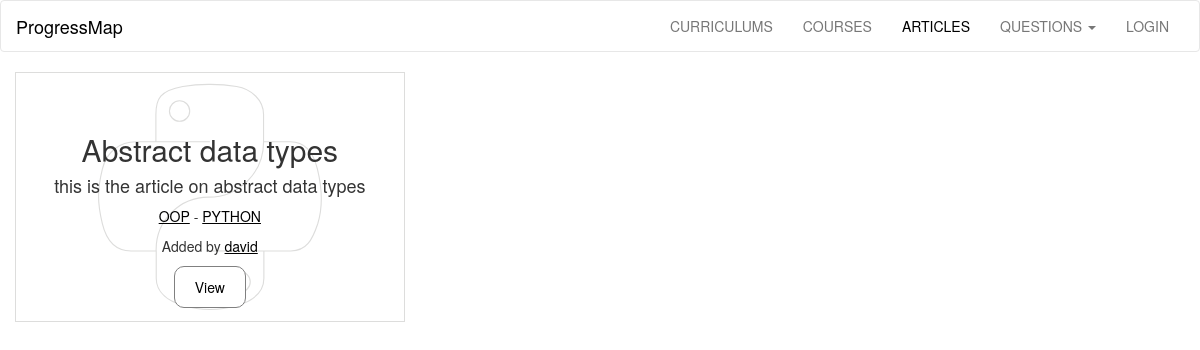
The app's page /articles/ with its own data.
### progressMap/models.py (models this page shows, shortened)
class Articles(db.Model):
	id  = db.Column(db.Integer, primary_key = True)
	title = db.Column(db.String(300), nullable=False)
	description = db.Column(db.Text, nullable=False)
	questions = db.relationship('Questions', backref='article', lazy='dynamic')
	user_id = db.Column(db.Integer, db.ForeignKey('user.id'), nullable=False)
	course_id = db.Column(db.Integer, db.ForeignKey('courses.id'), nullable=False)
	curriculum_id = db.Column(db.Integer, db.ForeignKey('curriculums.id'), nullable=False)

class Courses(db.Model):
	id  = db.Column(db.Integer, primary_key = True)
	title = db.Column(db.String(300), nullable=False)
	description = db.Column(db.Text, nullable=False)
	articles =  db.relationship('Articles', backref='course', lazy='dynamic')
	user_id = db.Column(db.Integer, db.ForeignKey('user.id'), nullable=False)
	curriculum_id = db.Column(db.Integer, db.ForeignKey('curriculums.id'), nullable=False)

class Curriculums(db.Model):
	id  = db.Column(db.Integer, primary_key = True)
	title = db.Column(db.String(300), nullable=False)
	description = db.Column(db.Text, nullable=False)
	articles =  db.relationship('Articles', backref='curriculum', lazy='dynamic')
	courses =  db.relationship('Courses', backref='curriculum', lazy='dynamic')
	user_id = db.Column(db.Integer, db.ForeignKey('user.id'), nullable=False)

class User(db.Model, UserMixin):
	id = db.Column(db.Integer, primary_key = True)
	username = db.Column(db.String(40), unique = True)
	email = db.Column(db.String(120), unique = True)
	password_hash = db.Column(db.String)
	articles =  db.relationship('Articles', backref='user', lazy='dynamic')
	courses =  db.relationship('Courses', backref='user', lazy='dynamic')
	curriculums =  db.relationship('Curriculums', backref='user', lazy='dynamic')
	questions = db.relationship('Questions', backref='user', lazy='dynamic')
	comments = db.relationship('Comments', backref='user', lazy='dynamic')
	completed = db.relationship('Completed', backref='user', lazy='dynamic')
	allContent = db.relationship('AllContent', backref='user', lazy='dynamic')
	@property
	def password(self):
		raise AttributeError('password: write-only field')

### progressMap/articles/views.py (the view)
@articles.route('/', defaults={'page':'all'})
@articles.route('/<page>')
def show(page):
	if page == 'all':
		articlesList = models.getFromDb(models.Articles, 6)
		return render_template('articles.html', articlesList=articlesList)
	elif page == models.getByTitle(models.Articles, page).title:
		article = models.getByTitle(models.Articles, page)
		return render_template('showArticle.html', article=article)
	else:
		abort(404)

### progressMap/models.py (called while the page is built)
def getFromDb(className, num):
	return className.query.order_by(desc(className.title)).limit(num)

### progressMap/templates/articles.html (shortened to what this page needs)
{% extends 'base.html' %}
{% block articles_link %}
<li><a class="active" href="{{ url_for('articles.show')}}">ARTICLES</a></li>
{% endblock %}
{% block content %}
{% if articlesList %}
<section class="container-fluid content">
	{% for article in articlesList %}
	<section class="text-center tile">
		<article class="title {{article.curriculum.title}}">
			<br /><br /><br />
			<h2 style="margin-top: 0px;">{{ article.title.capitalize() }}</h2>
			<h4 class="desc">
				{{ article.description }}
			</h4>
			<p class="date underline">
				<a href="{{ url_for('courses.show', page=article.course.title)}}">{{ article.course.title.upper() }}</a> -
				<a href="{{ url_for('curriculums.show', page=article.curriculum.title)}}">{{ article.curriculum.title.upper() }}
				</a>
			</p>
			<p class="underline">Added by
				<a href="{{ url_for('user.userPage', username=article.user.username)}}">
					{{ article.user.username }}
				</a>
			</p>
			<a href="{{ url_for('articles.show', page=article.title)}}">
			<button class="button">View</button>
			</a>
		</article>
	</section>
	{% endfor %}
</section>
{% endif %}
{% endblock %}

### progressMap/static/css/main.css (style rules this page uses)
a { color: black; text-decoration: none; }
.underline a { color: black; text-decoration: underline; }
.navbar-default .navbar-nav>li>a.active { color: black; }
.button { padding: 10px 20px; border: 1px solid gray; border-radius: 10px; background-color: white; }
.content { background-color: white; }
@media screen and (min-width: 768px) { .tile { width: 33.3%; height: 250px; float: left; border: 1px solid #DDDDDC; } }
.python { background: url(/static/img/python.svg) no-repeat; }
.title { height: 100%; padding: 0; background-position: center; }

### records on screen
Articles: title "Abstract data types", description "this is the article on abstract data types", course "OOP", curriculum "PYTHON", user.username "david"
